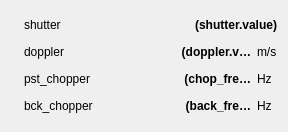
<?xml version="1.0" encoding="UTF-8"?>
<ui version="4.0">
 <class>Experiment</class>
 <widget class="QWidget" name="Experiment">
  <property name="geometry">
   <rect>
    <x>0</x>
    <y>0</y>
    <width>288</width>
    <height>132</height>
   </rect>
  </property>
  <property name="sizePolicy">
   <sizepolicy hsizetype="Fixed" vsizetype="Fixed">
    <horstretch>0</horstretch>
    <verstretch>0</verstretch>
   </sizepolicy>
  </property>
  <property name="windowTitle">
   <string>Experiment</string>
  </property>
  <layout class="QGridLayout" name="gridLayout">
   <item row="0" column="0">
    <widget class="StatusLed" name="statusLed_6">
     <property name="sizePolicy">
      <sizepolicy hsizetype="Fixed" vsizetype="Fixed">
       <horstretch>0</horstretch>
       <verstretch>0</verstretch>
      </sizepolicy>
     </property>
     <property name="dev" stdset="0">
      <string>shutter</string>
     </property>
    </widget>
   </item>
   <item row="0" column="1">
    <widget class="QLabel" name="label_9">
     <property name="text">
      <string>shutter</string>
     </property>
    </widget>
   </item>
   <item row="0" column="2" colspan="2">
    <widget class="ValueLabel" name="valueLabel_15">
     <property name="sizePolicy">
      <sizepolicy hsizetype="Minimum" vsizetype="Preferred">
       <horstretch>0</horstretch>
       <verstretch>0</verstretch>
      </sizepolicy>
     </property>
     <property name="font">
      <font>
       <bold>true</bold>
      </font>
     </property>
     <property name="text">
      <string>(shutter.value)</string>
     </property>
     <property name="alignment">
      <set>Qt::AlignRight|Qt::AlignTrailing|Qt::AlignVCenter</set>
     </property>
     <property name="key" stdset="0">
      <string>shutter.value</string>
     </property>
    </widget>
   </item>
   <item row="1" column="0">
    <widget class="StatusLed" name="statusLed_5">
     <property name="sizePolicy">
      <sizepolicy hsizetype="Fixed" vsizetype="Fixed">
       <horstretch>0</horstretch>
       <verstretch>0</verstretch>
      </sizepolicy>
     </property>
     <property name="dev" stdset="0">
      <string>doppler</string>
     </property>
    </widget>
   </item>
   <item row="1" column="1">
    <widget class="QLabel" name="label_22">
     <property name="text">
      <string>doppler</string>
     </property>
    </widget>
   </item>
   <item row="1" column="2">
    <widget class="ValueLabel" name="valueLabel_17">
     <property name="sizePolicy">
      <sizepolicy hsizetype="Minimum" vsizetype="Preferred">
       <horstretch>0</horstretch>
       <verstretch>0</verstretch>
      </sizepolicy>
     </property>
     <property name="font">
      <font>
       <bold>true</bold>
      </font>
     </property>
     <property name="text">
      <string>(doppler.v…</string>
     </property>
     <property name="alignment">
      <set>Qt::AlignRight|Qt::AlignTrailing|Qt::AlignVCenter</set>
     </property>
     <property name="key" stdset="0">
      <string>doppler.value</string>
     </property>
     <property name="fmtstr" stdset="0">
      <string>%.2f</string>
     </property>
    </widget>
   </item>
   <item row="1" column="3">
    <widget class="QLabel" name="label_19">
     <property name="sizePolicy">
      <sizepolicy hsizetype="Fixed" vsizetype="Preferred">
       <horstretch>0</horstretch>
       <verstretch>0</verstretch>
      </sizepolicy>
     </property>
     <property name="text">
      <string>m/s</string>
     </property>
    </widget>
   </item>
   <item row="2" column="0">
    <widget class="StatusLed" name="statusLed_4">
     <property name="sizePolicy">
      <sizepolicy hsizetype="Fixed" vsizetype="Fixed">
       <horstretch>0</horstretch>
       <verstretch>0</verstretch>
      </sizepolicy>
     </property>
     <property name="dev" stdset="0">
      <string>chop_freq</string>
     </property>
    </widget>
   </item>
   <item row="2" column="1">
    <widget class="QLabel" name="label_12">
     <property name="text">
      <string>pst_chopper</string>
     </property>
    </widget>
   </item>
   <item row="2" column="2">
    <widget class="ValueLabel" name="valueLabel_18">
     <property name="sizePolicy">
      <sizepolicy hsizetype="Minimum" vsizetype="Preferred">
       <horstretch>0</horstretch>
       <verstretch>0</verstretch>
      </sizepolicy>
     </property>
     <property name="font">
      <font>
       <bold>true</bold>
      </font>
     </property>
     <property name="text">
      <string>(chop_fre…</string>
     </property>
     <property name="alignment">
      <set>Qt::AlignRight|Qt::AlignTrailing|Qt::AlignVCenter</set>
     </property>
     <property name="dev" stdset="0">
      <string>chop_freq</string>
     </property>
     <property name="key" stdset="0">
      <string>chop_freq.value</string>
     </property>
     <property name="fmtstr" stdset="0">
      <string>%.2f</string>
     </property>
    </widget>
   </item>
   <item row="2" column="3">
    <widget class="QLabel" name="label_21">
     <property name="sizePolicy">
      <sizepolicy hsizetype="Fixed" vsizetype="Preferred">
       <horstretch>0</horstretch>
       <verstretch>0</verstretch>
      </sizepolicy>
     </property>
     <property name="text">
      <string>Hz</string>
     </property>
    </widget>
   </item>
   <item row="3" column="0">
    <widget class="StatusLed" name="statusLed_3">
     <property name="sizePolicy">
      <sizepolicy hsizetype="Fixed" vsizetype="Fixed">
       <horstretch>0</horstretch>
       <verstretch>0</verstretch>
      </sizepolicy>
     </property>
     <property name="dev" stdset="0">
      <string>back_frequency</string>
     </property>
    </widget>
   </item>
   <item row="3" column="1">
    <widget class="QLabel" name="label_11">
     <property name="text">
      <string>bck_chopper</string>
     </property>
    </widget>
   </item>
   <item row="3" column="2">
    <widget class="ValueLabel" name="valueLabel_16">
     <property name="sizePolicy">
      <sizepolicy hsizetype="Minimum" vsizetype="Preferred">
       <horstretch>0</horstretch>
       <verstretch>0</verstretch>
      </sizepolicy>
     </property>
     <property name="font">
      <font>
       <bold>true</bold>
      </font>
     </property>
     <property name="text">
      <string>(back_fre…</string>
     </property>
     <property name="alignment">
      <set>Qt::AlignRight|Qt::AlignTrailing|Qt::AlignVCenter</set>
     </property>
     <property name="dev" stdset="0">
      <string>back_frequency</string>
     </property>
     <property name="key" stdset="0">
      <string>back_frequency.value</string>
     </property>
     <property name="fmtstr" stdset="0">
      <string>%.2f</string>
     </property>
    </widget>
   </item>
   <item row="3" column="3">
    <widget class="QLabel" name="label_20">
     <property name="sizePolicy">
      <sizepolicy hsizetype="Fixed" vsizetype="Preferred">
       <horstretch>0</horstretch>
       <verstretch>0</verstretch>
      </sizepolicy>
     </property>
     <property name="text">
      <string>Hz</string>
     </property>
    </widget>
   </item>
  </layout>
 </widget>
 <customwidgets>
  <customwidget>
   <class>ValueLabel</class>
   <extends>QLabel</extends>
   <header>nicos.guisupport.display</header>
  </customwidget>
  <customwidget>
   <class>StatusLed</class>
   <extends>QLabel</extends>
   <header>nicos.guisupport.led</header>
  </customwidget>
 </customwidgets>
 <resources/>
 <connections/>
</ui>
